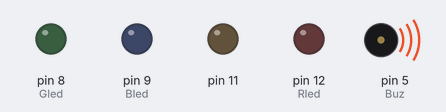
The sketch below on a simulated Arduino Uno, built with avr-gcc and run on an emulated ATmega328P. On the bench: output pins drawn as LEDs (lit = HIGH), buzzer (waves = sounding).

Above: at 0.67 s.
At 2.6 s:
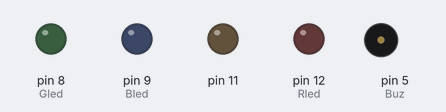
Timing chart, 0 to 5.3 s (numbered marks = the images above):
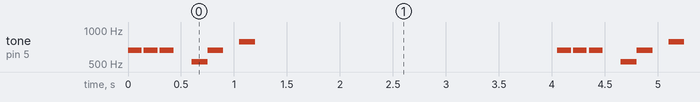

Measured:
- by itself, tone on pin 5 (Buz): repeats every 4.1 s: 2 × (silent 0.02 s, 659 Hz 0.13 s), silent 0.17 s, 523 Hz 0.15 s, 659 Hz 0.15 s, silent 0.15 s, 784 Hz 0.15 s, silent 2.9 s, 659 Hz 0.13 s

The sketch:

2_Buz.ino
```cpp
//int Do=262,Re=294,Mi=330,Fa=349,So=392,La=440,Si=494;
int Do=523,Mi=659,So=784;
int Buz=5,Rled=12,Bled=9,Gled=8;
int dt=150;
void setup() {
  pinMode(Buz,OUTPUT);
  pinMode(Rled,OUTPUT);
  pinMode(11,OUTPUT);
  pinMode(Bled,OUTPUT);
  pinMode(Gled,OUTPUT);
}

void loop() {
  //tone(pin,frequency,duration);
  //noTone(pin); 關閉聲音
  digitalWrite(Rled,HIGH); tone(Buz,Mi,dt-20); digitalWrite(Rled,LOW); delay(dt);
  digitalWrite(Rled,HIGH); tone(Buz,Mi,dt-20); digitalWrite(Rled,LOW); delay(dt);
  digitalWrite(Rled,HIGH); tone(Buz,Mi,dt-20); digitalWrite(Rled,LOW); delay(dt);
  delay(dt);
  digitalWrite(Bled,HIGH); tone(Buz,Do,dt); digitalWrite(Bled,LOW); delay(dt);
  digitalWrite(Rled,HIGH); tone(Buz,Mi,dt); digitalWrite(Rled,LOW); delay(dt);
  delay(dt);
  digitalWrite(Gled,HIGH); tone(Buz,So,dt); digitalWrite(Gled,LOW); delay(dt*20);


}
```
